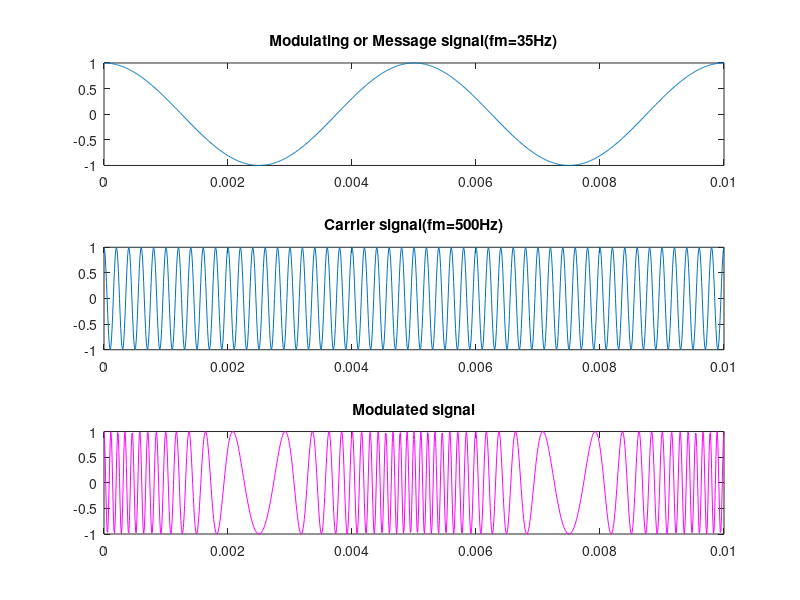

Write the MATLAB code that produced this figure.
fs=100000;
Ac=1;
Am=1;
fm=200;
fc=5000;
B=20;
t=(0:.01*fs)/fs;
wc=2*pi*fc;
wm=2*pi*fm;
m_t=Am*cos(wm*t);
subplot(3,1,1);
plot(t,m_t);
title('Modulating or Message signal(fm=35Hz)');
c_t=Ac*cos(wc*t);
subplot(3,1,2);
plot(t,c_t);
title('Carrier signal(fm=500Hz)');
s_t=Ac*cos((wc*t)+B*sin(wm*t));
subplot(3,1,3);
plot(t,s_t,'m');
title('Modulated signal');
